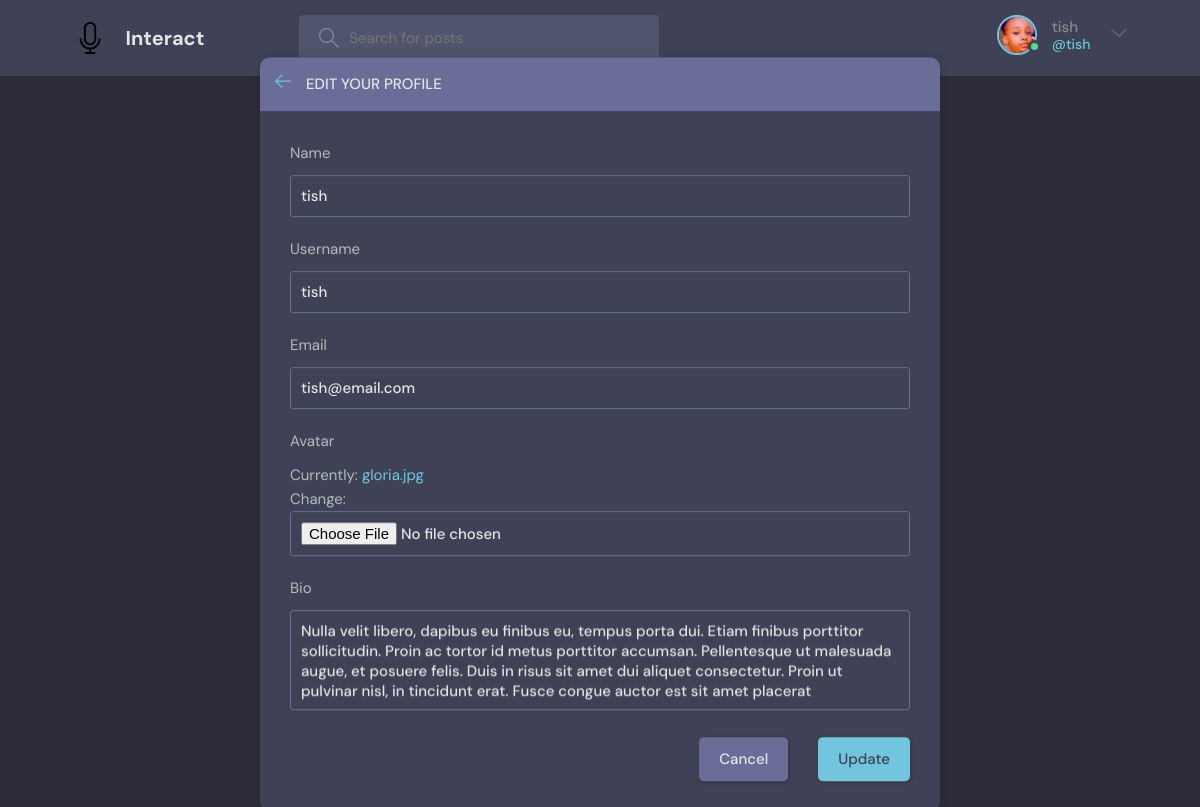
The page /update-user/ (signed in) on the database its author committed.
### base/models.py (models this page shows)
class User(AbstractUser):
    name = models.CharField(max_length=200, null=True)
    email = models.EmailField(unique=True, null=True)
    bio = models.TextField(null=True)
    avatar = models.ImageField(null=True, default='avatar.svg')
    USERNAME_FIELD = 'email'
    REQUIRED_FIELDS = []

### base/views.py (the view)
# urls.py: path('update-user/', views.update_user, name='update-user'),
@login_required(login_url='login')
def update_user(request):
    user = request.user
    form = UserForm(instance=user)
    if request.method == 'POST':
        form = UserForm(request.POST, request.FILES, instance=user)
        if form.is_valid:
            form.save()
            return redirect('profile', pk=user.id)
    context = {'form': form}
    return render(request, 'base/update_user.html', context)

### base/forms.py
class UserForm(ModelForm):
    class Meta:
        model = User
        fields = ['name', 'username', 'email', 'avatar', 'bio']

### base/templates/base/update_user.html (shortened to what this page needs)
{% extends 'base/main.html' %}
{% block content %}
<main class="update-account layout">
  <div class="container">
    <div class="layout__box">
      <div class="layout__boxHeader">
        <div class="layout__boxTitle">
          <a href="{% url 'home' %}">
            <svg version="1.1" xmlns="http://www.w3.org/2000/svg" width="32" height="32" viewBox="0 0 32 32">
              <title>arrow-left</title>
              <path
                d="M13.723 2.286l-13.723 13.714 13.719 13.714 1.616-1.611-10.96-10.96h27.625v-2.286h-27.625l10.965-10.965-1.616-1.607z">
              </path>
            </svg>
          </a>
          <h3>Edit your profile</h3>
        </div>
      </div>
      <div class="layout__body">
        <form class="form" action="" method="POST" enctype="multipart/form-data">
          {% for field in form %}
          <div class="form__group">
            <label for="profile_pic">{{field.label}}</label>
            {{field}}
          </div>
          {% endfor %}
          <div class="form__action">
            <a class="btn btn--dark" href="{{request.META.HTTP_REFERER}}">Cancel</a>
            <button class="btn btn--main" type="submit">Update</button>
          </div>
        </form>
      </div>
    </div>
  </div>
</main>
{% endblock content %}

### base/templates/base/navbar.html (shortened to what this page needs)
{% load static %}
<header class="header header--loggedIn">
    <div class="container">
        <a href="{% url 'home' %}" class="header__logo">
            <img src="{% static 'images/logo.png' %}" alt="" />
            <h1>Interact</h1>
        </a>
        <form class="header__search" method="GET" action="{% url 'home' %}">
            <label>
                <input name="q" placeholder="Search for posts" />
            </label>
        </form>
        <nav class="header__menu">
            {% if request.user.is_authenticated %}
            <div class="header__user">
                <a href="{% url "profile" user.id %}">
                    <div class="avatar avatar--medium active">
                        <img src="{{request.user.avatar.url}}" alt="" />
                    </div>
                    <p>{{request.user.username}} <span>@{{request.user.username}}</span></p>
                </a>
                <button class="dropdown-button">
                    <svg version="1.1" xmlns="http://www.w3.org/2000/svg" width="32" height="32" viewBox="0 0 32 32">
                        <title>chevron-down</title>
                        <path d="M16 21l-13-13h-3l16 16 16-16h-3l-13 13z"></path>
                    </svg>
                </button>
            </div>
            {% else %}
            <a href="{% url 'login' %}">
                <img src="{% static 'images/avatar.svg' %}" alt="" />
                <p>Login</p>
            </a>
            {% endif %}
        </nav>
    </div>
</header>

### rows shown on the page
User: user.avatar (picture), user.username "tish", form "tish" "tish" "tish@email.com" "Nulla velit libero, dapibus eu finibus eu, tempus porta dui. Etiam finibus porttitor sollicitudin. Proin ac tortor id metus porttitor accumsan. Pellentesque ut malesuada augue, et posuere felis. Duis in risus sit amet dui aliquet consectetur. Proin ut pulvinar nisl, in tincidunt erat. Fusce congue auctor est sit amet placerat"

### other values the page prints
{{ field.label }} "Name" "Username" "Email" "Avatar" "Bio"
